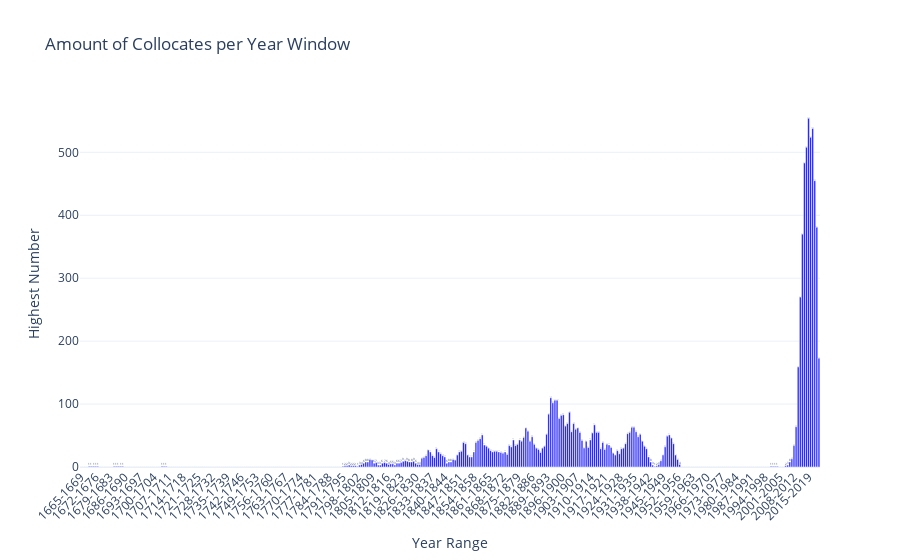

Notebook code for this chart:
### Code cell
import pandas as pd
import plotly.graph_objects as go
import os

def find_highest_numbers_in_directory(directory_path):
    highest_numbers = {}

    for filename in os.listdir(directory_path):
        if filename.endswith('.txt'):
            file_path = os.path.join(directory_path, filename)
            try:
                with open(file_path, 'r', encoding='utf-8') as f:
                    highest_number = 0  # Initialize highest number for the current file
                    for line in f.readlines()[1:]:  # Skip the header line
                        parts = line.split('\t')
                        if len(parts) > 0:  # Check if the line is properly formatted
                            try:
                                number = int(parts[0])  # Get the number from the first column
                                highest_number = max(highest_number, number)  # Update highest number
                            except ValueError:
                                pass  # Ignore non-integer values
                    
                    # Store the highest number for the current file
                    highest_numbers[filename] = highest_number

            except PermissionError:
                pass  # Ignore permission errors
            except FileNotFoundError:
                pass  # Ignore file not found errors
            except Exception:
                pass  # Ignore all other exceptions

    return highest_numbers

# Example usage
collocate_directory_path = r"collocate_results_combined_fact"
highest_numbers = find_highest_numbers_in_directory(collocate_directory_path)

# Prepare the data for plotting
df = pd.DataFrame(list(highest_numbers.items()), columns=['File', 'Highest Number'])

# Modify the 'File' column to extract just the year range
df['Year Range'] = df['File'].str.extract(r'(\d{4}-\d{4})')[0]  # Extract year range using regex
df['Year Range'] = df['Year Range'].fillna(df['File'])  # In case of no match, keep the original filename

# Create the interactive plot
fig = go.Figure()

# Add bars for each file's highest number
fig.add_trace(go.Bar(
    x=df['Year Range'],  # Use the modified Year Range for x-axis
    y=df['Highest Number'],
    marker=dict(color='blue'),
    text=df['Highest Number'],  # Show counts on bars
    textposition='auto',  # Position text on the bars
    hovertemplate='Year Range: %{x}<br>%{y}<extra></extra>'  # Customize hover text
))

# Update layout
fig.update_layout(
    title='Amount of Collocates per Year Window',
    xaxis_title='Year Range',
    yaxis_title='Highest Number',
    xaxis_tickangle=-45,  # Rotate x-axis labels for better visibility
    template='plotly_white'
)

# Show the plot
fig.show()

### Figure 1 — Plotly figure (JSON) as saved in the notebook; plotly's stock layout.template omitted (floating-point values rounded to 4 significant figures; data arrays with more than 128 entries replaced by an {"elided": "..."} marker saying what was removed)
{"data": [{"hovertemplate": "Year Range: %{x}<br>%{y}<extra></extra>", "marker": {"color": "blue"}, "text": {"elided": "356 int values"}, "textposition": "auto", "type": "bar", "x": {"elided": "356 str values"}, "y": {"elided": "356 int values"}}], "layout": {"title": {"text": "Amount of Collocates per Year Window"}, "xaxis": {"tickangle": -45, "title": {"text": "Year Range"}}, "yaxis": {"title": {"text": "Highest Number"}}}}
